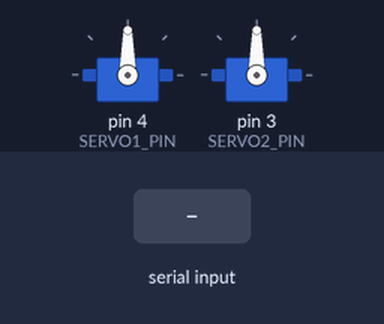
Bench run of a sketch on a simulated Arduino Uno, built with avr-gcc and run on an emulated ATmega328P. On the bench: 2 × servo. Inputs (shaded band) come from the test bench.

Above: at 1.2 s.
1.3 s: "90 45\n" received over Serial
At 2.6 s:
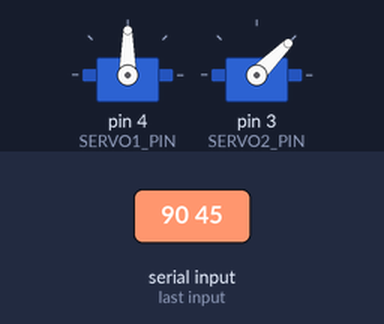
3.8 s: "30 150\n" received over Serial
At 5.8 s:
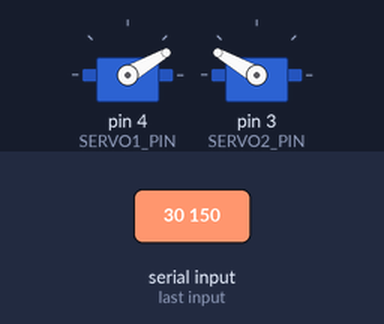
6.3 s: "5\n" received over Serial
At 8.5 s:
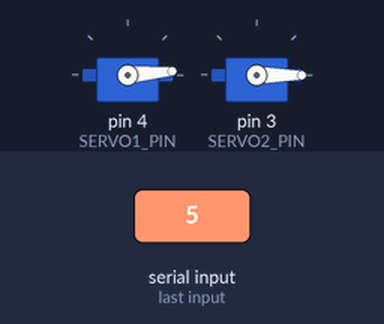
8.8 s: "90\n" received over Serial
At 10.6 s:
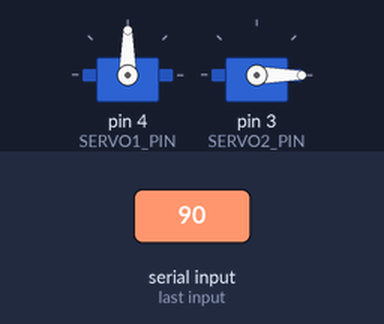
11.3 s: "200\n" received over Serial
At 13.5 s:
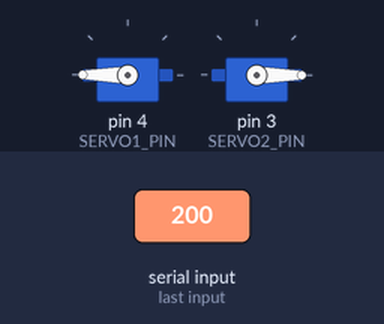
13.8 s: "1 90\n" received over Serial
At 15.7 s:
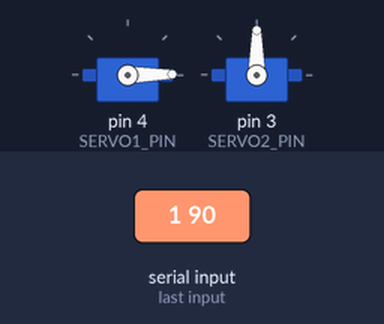
Timing chart, 0 to 17.2 s (numbered marks = the images above; inputs shaded):
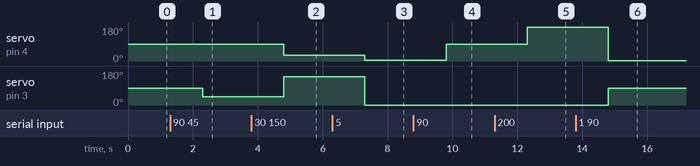

The sketch:

scetch.ino
```cpp
# include <Servo.h>

const int SERVO1_PIN = 4;
const int SERVO2_PIN = 3;

Servo servo1;
Servo servo2;

int angle1;
int angle2;
int space;
String in;

void setup() {
  Serial.begin(9600);
  pinMode(SERVO1_PIN, OUTPUT);
  pinMode(SERVO2_PIN, OUTPUT);
  servo1.attach(SERVO1_PIN);
  servo2.attach(SERVO2_PIN);
}

void loop() {
  if (Serial.available() > 0) {
    in = Serial.readString();
    space = in.indexOf(' ');
    angle1 = in.substring(0, space).toInt();
    angle2 = in.substring(space).toInt();
    servo1.write(angle1);
    servo2.write(angle2);
  }

}
```

Measured:
- after the input at 1.3 s, servo on pin 3 (SERVO2_PIN): 90° → 45° after 1.0 s
- after the input at 3.8 s, servo on pin 4 (SERVO1_PIN): 90° → 30° after 1.0 s; servo on pin 3 (SERVO2_PIN): 45° → 150° after 1.0 s
- after the input at 6.3 s, servo on pin 4 (SERVO1_PIN): 30° → 5° after 1.0 s; servo on pin 3 (SERVO2_PIN): 150° → 0° after 1.0 s
- after the input at 8.8 s, servo on pin 4 (SERVO1_PIN): 5° → 90° after 1.0 s
- after the input at 11.3 s, servo on pin 4 (SERVO1_PIN): 90° → 180° after 1.0 s
- after the input at 13.8 s, servo on pin 4 (SERVO1_PIN): 180° → 1° after 1.0 s; servo on pin 3 (SERVO2_PIN): 0° → 90° after 1.0 s
